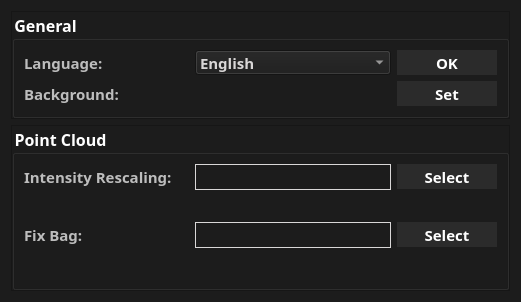
<?xml version="1.0" encoding="UTF-8"?>
<ui version="4.0">
 <class>mainwindowSettingDialog</class>
 <widget class="QDialog" name="mainwindowSettingDialog">
  <property name="geometry">
   <rect>
    <x>0</x>
    <y>0</y>
    <width>521</width>
    <height>302</height>
   </rect>
  </property>
  <property name="windowTitle">
   <string>Setting</string>
  </property>
  <property name="styleSheet">
   <string notr="true">QWidget{background:#1c1c1c}

QLabel{color:#bdbdbd}

QCheckBox::indicator{ border: 1px solid #d9d7d7; border-radius: 1px;} 
QCheckBox::indicator:checked{ background-color:rgba(215, 215, 215, 100); }
QCheckBox::indicator:disabled{ background-color:#D9D9D9; }
QDoubleSpinBox{selection-background-color: rgba(215, 215, 215, 100); border:1px solid #121212; color:#d9d7d7}
QSpinBox{selection-background-color: rgba(215, 215, 215, 100); border:1px solid #121212;color:#d9d7d7}
        


QComboBox QAbstractItemView { selection-background-color:rgba(215, 215, 215, 100);selection-color:#d9d7d7;color:#d9d7d7 } 
QComboBox{ selection-background-color:rgba(215, 215, 215, 100);selection-color:#d9d7d7;color:#d9d7d7 } 
            



QSlider::handle:horizontal {background: #faa028;}


QLineEdit{selection-background-color: rgba(215, 215, 215, 100); color:#bdbdbd; border:1px solid #d9d7d7 }

QPushButton{border:none; background:#2b2b2b} 
QPushButton{color:#ffffff} 
QPushButton::hover{color:#faa028} 
QPushButton::pressed{color:#ffffff}  

QGroupBox{color:#ffffff}</string>
  </property>
  <layout class="QVBoxLayout" name="verticalLayout_4">
   <item>
    <widget class="QFrame" name="frame">
     <property name="frameShape">
      <enum>QFrame::StyledPanel</enum>
     </property>
     <property name="frameShadow">
      <enum>QFrame::Raised</enum>
     </property>
     <layout class="QGridLayout" name="gridLayout">
      <property name="leftMargin">
       <number>0</number>
      </property>
      <property name="topMargin">
       <number>0</number>
      </property>
      <property name="rightMargin">
       <number>0</number>
      </property>
      <property name="bottomMargin">
       <number>0</number>
      </property>
      <property name="spacing">
       <number>0</number>
      </property>
      <item row="0" column="0">
       <widget class="QGroupBox" name="groupBox_2">
        <property name="font">
         <font>
          <family>Arial Black</family>
          <pointsize>12</pointsize>
          <weight>75</weight>
          <bold>true</bold>
         </font>
        </property>
        <property name="title">
         <string>General</string>
        </property>
        <layout class="QVBoxLayout" name="verticalLayout">
         <item>
          <layout class="QHBoxLayout" name="horizontalLayout_4">
           <item>
            <widget class="QLabel" name="label">
             <property name="minimumSize">
              <size>
               <width>165</width>
               <height>0</height>
              </size>
             </property>
             <property name="maximumSize">
              <size>
               <width>165</width>
               <height>16777215</height>
              </size>
             </property>
             <property name="font">
              <font>
               <family>Arial Black</family>
               <pointsize>11</pointsize>
               <weight>75</weight>
               <bold>true</bold>
              </font>
             </property>
             <property name="text">
              <string>Language:</string>
             </property>
            </widget>
           </item>
           <item>
            <widget class="QComboBox" name="comboBoxLang">
             <property name="sizePolicy">
              <sizepolicy hsizetype="Expanding" vsizetype="Fixed">
               <horstretch>0</horstretch>
               <verstretch>0</verstretch>
              </sizepolicy>
             </property>
             <property name="minimumSize">
              <size>
               <width>0</width>
               <height>25</height>
              </size>
             </property>
             <property name="maximumSize">
              <size>
               <width>16777215</width>
               <height>25</height>
              </size>
             </property>
             <property name="font">
              <font>
               <family>Arial Black</family>
               <pointsize>11</pointsize>
               <weight>75</weight>
               <bold>true</bold>
              </font>
             </property>
             <item>
              <property name="text">
               <string>English</string>
              </property>
             </item>
             <item>
              <property name="text">
               <string>Chinese</string>
              </property>
             </item>
            </widget>
           </item>
           <item alignment="Qt::AlignRight">
            <widget class="QPushButton" name="pushButtonLangOk">
             <property name="minimumSize">
              <size>
               <width>100</width>
               <height>25</height>
              </size>
             </property>
             <property name="font">
              <font>
               <family>Arial Black</family>
               <pointsize>11</pointsize>
               <weight>75</weight>
               <bold>true</bold>
              </font>
             </property>
             <property name="text">
              <string>OK</string>
             </property>
            </widget>
           </item>
          </layout>
         </item>
         <item>
          <layout class="QHBoxLayout" name="horizontalLayout_5">
           <item>
            <widget class="QLabel" name="label_3">
             <property name="minimumSize">
              <size>
               <width>165</width>
               <height>0</height>
              </size>
             </property>
             <property name="maximumSize">
              <size>
               <width>165</width>
               <height>16777215</height>
              </size>
             </property>
             <property name="font">
              <font>
               <family>Arial Black</family>
               <pointsize>11</pointsize>
               <weight>75</weight>
               <bold>true</bold>
              </font>
             </property>
             <property name="text">
              <string>Background:</string>
             </property>
            </widget>
           </item>
           <item alignment="Qt::AlignRight">
            <widget class="QPushButton" name="pushButtonBg">
             <property name="sizePolicy">
              <sizepolicy hsizetype="Preferred" vsizetype="Fixed">
               <horstretch>0</horstretch>
               <verstretch>0</verstretch>
              </sizepolicy>
             </property>
             <property name="minimumSize">
              <size>
               <width>100</width>
               <height>25</height>
              </size>
             </property>
             <property name="maximumSize">
              <size>
               <width>16777215</width>
               <height>25</height>
              </size>
             </property>
             <property name="font">
              <font>
               <family>Arial Black</family>
               <pointsize>11</pointsize>
               <weight>75</weight>
               <bold>true</bold>
              </font>
             </property>
             <property name="text">
              <string>Set</string>
             </property>
            </widget>
           </item>
          </layout>
         </item>
        </layout>
       </widget>
      </item>
     </layout>
    </widget>
   </item>
   <item>
    <widget class="QFrame" name="frame_2">
     <property name="frameShape">
      <enum>QFrame::StyledPanel</enum>
     </property>
     <property name="frameShadow">
      <enum>QFrame::Raised</enum>
     </property>
     <layout class="QGridLayout" name="gridLayout_2">
      <property name="leftMargin">
       <number>0</number>
      </property>
      <property name="topMargin">
       <number>0</number>
      </property>
      <property name="rightMargin">
       <number>0</number>
      </property>
      <property name="bottomMargin">
       <number>0</number>
      </property>
      <property name="spacing">
       <number>0</number>
      </property>
      <item row="0" column="0">
       <widget class="QGroupBox" name="groupBox">
        <property name="font">
         <font>
          <family>Arial Black</family>
          <pointsize>12</pointsize>
          <weight>75</weight>
          <bold>true</bold>
         </font>
        </property>
        <property name="title">
         <string>Point Cloud</string>
        </property>
        <layout class="QVBoxLayout" name="verticalLayout_3">
         <item>
          <layout class="QVBoxLayout" name="verticalLayout_2">
           <item>
            <layout class="QHBoxLayout" name="horizontalLayout">
             <item>
              <widget class="QLabel" name="label_2">
               <property name="minimumSize">
                <size>
                 <width>165</width>
                 <height>0</height>
                </size>
               </property>
               <property name="maximumSize">
                <size>
                 <width>165</width>
                 <height>16777215</height>
                </size>
               </property>
               <property name="font">
                <font>
                 <family>Arial Black</family>
                 <pointsize>11</pointsize>
                 <weight>75</weight>
                 <bold>true</bold>
                </font>
               </property>
               <property name="text">
                <string>Intensity Rescaling:</string>
               </property>
              </widget>
             </item>
             <item>
              <widget class="QLineEdit" name="lineEditIntensity">
               <property name="font">
                <font>
                 <family>Arial Black</family>
                 <pointsize>11</pointsize>
                 <weight>75</weight>
                 <bold>true</bold>
                </font>
               </property>
               <property name="readOnly">
                <bool>true</bool>
               </property>
              </widget>
             </item>
             <item>
              <widget class="QPushButton" name="pushButtonIntensity">
               <property name="sizePolicy">
                <sizepolicy hsizetype="Preferred" vsizetype="Fixed">
                 <horstretch>0</horstretch>
                 <verstretch>0</verstretch>
                </sizepolicy>
               </property>
               <property name="minimumSize">
                <size>
                 <width>100</width>
                 <height>25</height>
                </size>
               </property>
               <property name="font">
                <font>
                 <family>Arial Black</family>
                 <pointsize>11</pointsize>
                 <weight>75</weight>
                 <bold>true</bold>
                </font>
               </property>
               <property name="text">
                <string>Select</string>
               </property>
              </widget>
             </item>
            </layout>
           </item>
           <item alignment="Qt::AlignRight">
            <widget class="QLabel" name="labelIntensity">
             <property name="font">
              <font>
               <family>Arial Black</family>
               <pointsize>11</pointsize>
               <weight>75</weight>
               <bold>true</bold>
              </font>
             </property>
             <property name="text">
              <string/>
             </property>
            </widget>
           </item>
          </layout>
         </item>
         <item>
          <layout class="QVBoxLayout" name="verticalLayout_5">
           <item>
            <layout class="QHBoxLayout" name="horizontalLayout_2">
             <item>
              <widget class="QLabel" name="label_4">
               <property name="minimumSize">
                <size>
                 <width>165</width>
                 <height>0</height>
                </size>
               </property>
               <property name="maximumSize">
                <size>
                 <width>165</width>
                 <height>16777215</height>
                </size>
               </property>
               <property name="font">
                <font>
                 <family>Arial Black</family>
                 <pointsize>11</pointsize>
                 <weight>75</weight>
                 <bold>true</bold>
                </font>
               </property>
               <property name="text">
                <string>Fix Bag:</string>
               </property>
              </widget>
             </item>
             <item>
              <widget class="QLineEdit" name="lineEditBagRe">
               <property name="font">
                <font>
                 <family>Arial Black</family>
                 <pointsize>11</pointsize>
                 <weight>75</weight>
                 <bold>true</bold>
                </font>
               </property>
               <property name="readOnly">
                <bool>true</bool>
               </property>
              </widget>
             </item>
             <item>
              <widget class="QPushButton" name="pushButtonBagRe">
               <property name="sizePolicy">
                <sizepolicy hsizetype="Preferred" vsizetype="Fixed">
                 <horstretch>0</horstretch>
                 <verstretch>0</verstretch>
                </sizepolicy>
               </property>
               <property name="minimumSize">
                <size>
                 <width>100</width>
                 <height>25</height>
                </size>
               </property>
               <property name="font">
                <font>
                 <family>Arial Black</family>
                 <pointsize>11</pointsize>
                 <weight>75</weight>
                 <bold>true</bold>
                </font>
               </property>
               <property name="text">
                <string>Select</string>
               </property>
              </widget>
             </item>
            </layout>
           </item>
           <item alignment="Qt::AlignRight">
            <widget class="QLabel" name="labelBagRe">
             <property name="font">
              <font>
               <family>Arial Black</family>
               <pointsize>11</pointsize>
               <weight>75</weight>
               <bold>true</bold>
              </font>
             </property>
             <property name="text">
              <string/>
             </property>
            </widget>
           </item>
          </layout>
         </item>
         <item>
          <spacer name="verticalSpacer">
           <property name="orientation">
            <enum>Qt::Vertical</enum>
           </property>
           <property name="sizeHint" stdset="0">
            <size>
             <width>20</width>
             <height>40</height>
            </size>
           </property>
          </spacer>
         </item>
        </layout>
       </widget>
      </item>
     </layout>
    </widget>
   </item>
  </layout>
 </widget>
 <resources/>
 <connections/>
</ui>
